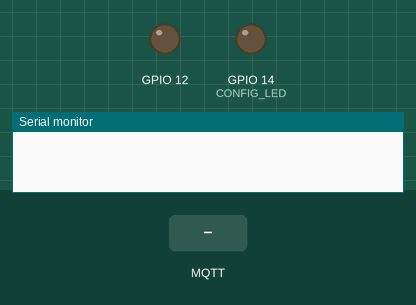
This program was run on a simulated ESP32. Shown: output pins drawn as LEDs (lit = HIGH), the last lines printed to the serial monitor. The inputs (shaded band) are chosen by the test bench. WiFi joins after 1.5 s; servers stay silent unless stated; no MQTT or app messages arrive unless stated.

Above: at 0.1 s.
At 4.2 s:
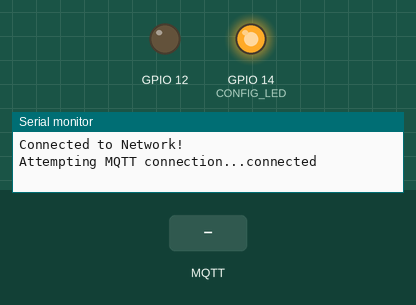
4.3 s: MQTT message "on" arrives on the first subscribed topic
5.8 s: MQTT message "1" arrives on the first subscribed topic
7.3 s: MQTT message "off" arrives on the first subscribed topic
Timing chart, 0 to 10.3 s (numbered marks = the images above; inputs shaded):
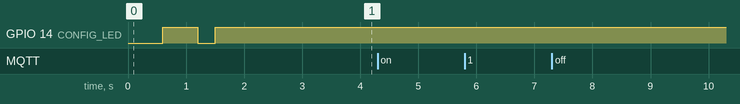

The program:

main.cpp
```cpp
#include <Arduino.h>
#if defined(ESP8266)
#include <ESP8266WiFi.h>
#elif defined(ESP32)
#include <WiFi.h>
#include <WebServer.h>
#else
#error Invalid platform
#endif
#include <DNSServer.h>
#include <WiFiManager.h>
#include <Ticker.h>
#include <PubSubClient.h>
#include <ArduinoJson.h>

/**
 * Constants.
 * URN = Unique Resource Number. A unique string the platform uses to differentiate between resources.
 * */
#define SERIAL_NUMBER '0000000001'
//#define URN 'fc1d82c0-c4cd-42fe-b8f5-da0b44f86a73'
#define CONFIG_LED 14

const String URN = "fc1d82c0-c4cd-42fe-b8f5-da0b44f86a73";
const String UPDATE_TOPIC = "/althinect/things/fc1d82c0-c4cd-42fe-b8f5-da0b44f86a73/update";
const String DELTA_TOPIC = "/althinect/things/" + URN + "/update/delta";

Ticker ticker;

WiFiClient espClient;
PubSubClient client(espClient);

void publishState(char newState[]) {

}

void callback(char* topic, byte* payload, unsigned int length) {
  Serial.print("Message arrived [");
  Serial.print(topic);
  Serial.print("] ");
  for (int i=0;i<length;i++) {
    Serial.print((char)payload[i]);
  }
  Serial.println();
  if (String(topic) == "/althinect/things/fc1d82c0-c4cd-42fe-b8f5-da0b44f86a73/shadow/update/delta") {
    Serial.println("Delta Topic");
    const size_t capacity = JSON_OBJECT_SIZE(1) + 10;
    DynamicJsonDocument doc(capacity);

    deserializeJson(doc, payload, length);

    if (doc["state"] == "on") {
      Serial.println("ON");
      digitalWrite(12, HIGH);
      const size_t capacity = 3*JSON_OBJECT_SIZE(1);
      DynamicJsonDocument doc(capacity);

      JsonObject state = doc.createNestedObject("state");
      JsonObject state_desired = state.createNestedObject("reported");
      state_desired["state"] = "on";

      char buffer[512];
      size_t n = serializeJson(doc, buffer);
      client.publish("/althinect/things/fc1d82c0-c4cd-42fe-b8f5-da0b44f86a73/shadow/update", buffer, n);
    } else {
      Serial.println("OFF");
      digitalWrite(12, LOW);
      const size_t capacity = 3*JSON_OBJECT_SIZE(1);
      DynamicJsonDocument doc(capacity);

      JsonObject state = doc.createNestedObject("state");
      JsonObject state_desired = state.createNestedObject("reported");
      state_desired["state"] = "off";

      char buffer[512];
      size_t n = serializeJson(doc, buffer);
      client.publish("/althinect/things/fc1d82c0-c4cd-42fe-b8f5-da0b44f86a73/shadow/update", buffer, n);
    }
  }
}

void reconnect() {
  while (!client.connected()) {
    Serial.print("Attempting MQTT connection...");
    if (client.connect("arduinoClient")) {
      Serial.println("connected");
      client.publish("/althinect/things/fc1d82c0-c4cd-42fe-b8f5-da0b44f86a73/heartbeat", ("Connected"));
      client.subscribe("/althinect/things/fc1d82c0-c4cd-42fe-b8f5-da0b44f86a73/shadow/update/delta");
    } else {
      Serial.print("failed, rc=");
      Serial.print(client.state());
      Serial.println(" try again in 5 seconds");
      delay(5000);
    }
  }
}

void tick() {
    int state = digitalRead(CONFIG_LED);
    digitalWrite(CONFIG_LED, !state);
}

void configModeCallback (WiFiManager *wifiManager) {
  Serial.println("Entered config mode");
  Serial.println(WiFi.softAPIP());
  Serial.println(wifiManager->getConfigPortalSSID());
  ticker.attach(0.2, tick);
}

void setup() {
  Serial.begin(115200);
  pinMode(CONFIG_LED, OUTPUT);
  pinMode(12, OUTPUT);
  ticker.attach(0.6, tick);
  WiFiManager wifiManager;
  wifiManager.setAPCallback(configModeCallback);
  /**
   *
   * Disconnecting and Deleting WiFi for Testing Purposes. Remove in production
   *
   * */
  //wifiManager.disconnect();
  //wifiManager.erase();
  //End of Test Code Snippet

  if (!wifiManager.autoConnect("SmartSocketAP")) {
    Serial.println("failed to connect and hit timeout");
    delay(1000);
  }
  Serial.println("Connected to Network!");
  ticker.detach();
  digitalWrite(CONFIG_LED, HIGH);

  client.setServer("broker.abydub.com", 1883);
  client.setCallback(callback);
  delay(1500);
  //test
}

void loop() {
  if (!client.connected()) {
    reconnect();
  }
  client.loop();
}
```
